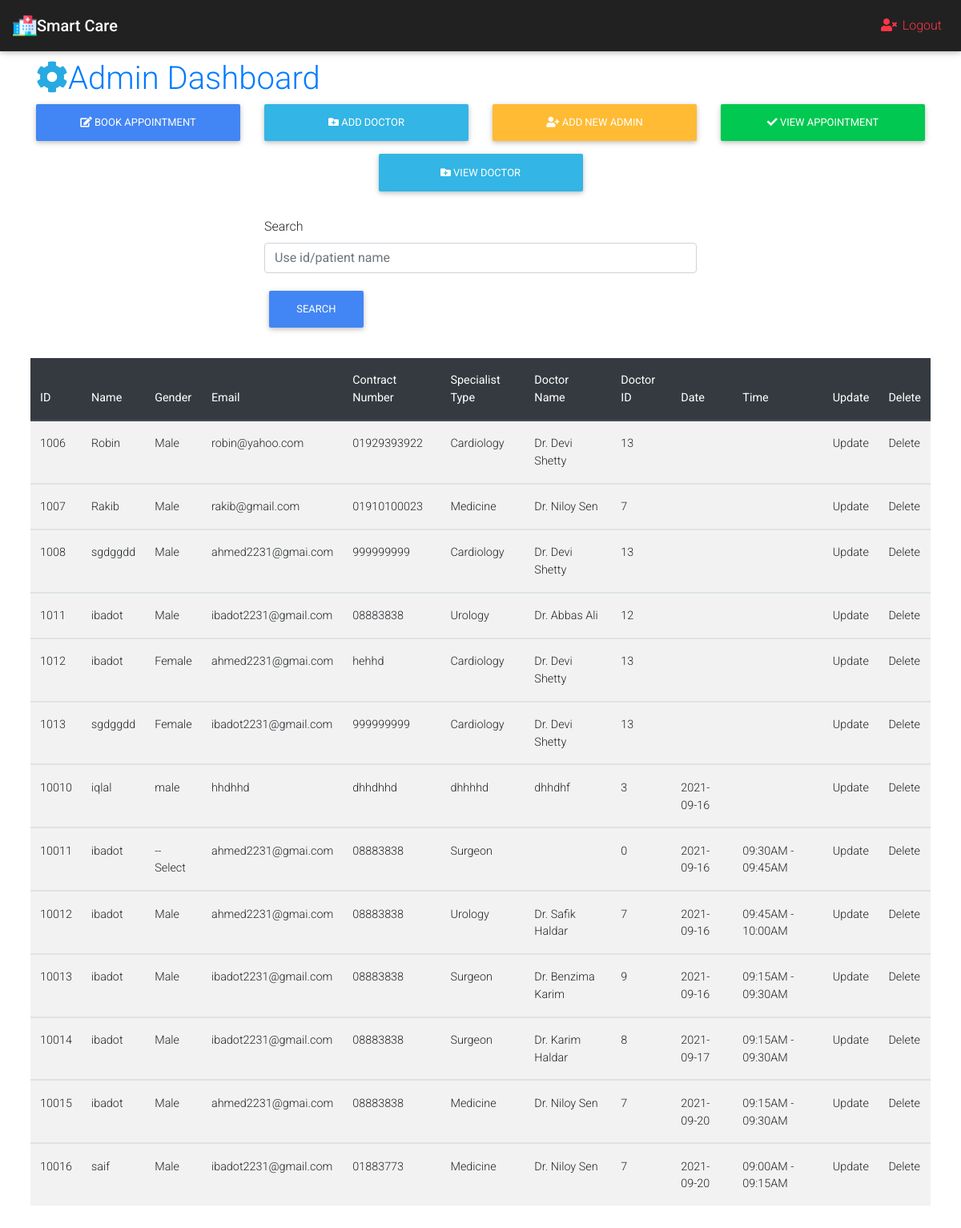
The app's page /view_appointments.php with its own data.
### tables this page shows
CREATE TABLE `patient` (
  `id` int(11) NOT NULL,
  `patient_name` varchar(30) NOT NULL,
  `patient_gender` varchar(20) NOT NULL,
  `patient_email` varchar(30) NOT NULL,
  `patient_mobile` varchar(13) NOT NULL,
  `selected_specialist` varchar(30) NOT NULL,
  `selected_doctor` varchar(30) NOT NULL,
  `doc_id` int(13) NOT NULL,
  `status` varchar(20) NOT NULL,
  `date` varchar(30) NOT NULL,
  `timeslot` varchar(30) NOT NULL
);

### view_appointments.php (the view, shortened to what this page needs)
<!DOCTYPE html>
<html lang="en">
<head>
</head>
<body>
    <?php require_once "Dashboard.php"; ?>
 <div class="container">
  <div class="row d-flex justify-content-center">
   <div class="col-md-6 col-sm-6 col-xs-12">
    <div>
			<fieldset>
				<form class="" action="view_appointments.php" method="GET">
        <div class="form-group ">
      <label class="control-label " for="confirmpassword">
       Search
      </label>
      <input class="form-control" id="search" name="Search" placeholder="Use id/patient name" type="text"/>
     </div>
     <div class="form-group">
      <div>
       <button class="btn btn-primary " name="SearchButton" type="submit">
        Search
       </button>
      </div>
				</form>
			</fieldset>
		</div>
   </div>
  </div>
 </div>
<section class="container py-2 mb-4">
      <div class="row">
        <div class="col-lg-12 p-2">
          <table class="table table-striped table-hover">
            <thead class="thead-dark">
            <tr>
              <th>ID</th>
              <th>Name</th>
              <th>Gender</th>
              <th>Email</th>
              <th>Contract Number</th>
              <th>Specialist Type</th>
              <th>Doctor Name</th>
              <th>Doctor ID</th>
              <th>Date</th>
              <th>Time</th>
              <th>Update</th>
              <th>Delete</th>
            </tr>
            </thead>
<?php
$sql ="SELECT * FROM patient" ;
$acc=$ConnectingDB->query($sql);
while($row=$acc->fetch())
{
  $Id=$row['id'];
  $name=$row['patient_name'];
  $gender=$row['patient_gender'];
  $email=$row['patient_email'];
  $mobile=$row['patient_mobile'];
  $select_spl=$row['selected_specialist'];
  $select_doc=$row['selected_doctor'];
  $doc_id=$row['doc_id'];
  $Date=$row['date'];
  $timeslot = $row['timeslot'];
 ?>
<tbody>
              <tr>
                        <td><?php echo $Id ; ?></td>
						<td><?php echo $name; ?></td>
						<td><?php echo $gender; ?></td>
						<td><?php echo $email; ?></td>
						<td><?php echo  $mobile; ?></td>
						<td><?php echo $select_spl ;?></td>
                        <td><?php echo $select_doc;?></td>
                        <td><?php echo $doc_id;?></td>
                        <td><?php echo  $Date;?></td>
                        <td><?php echo  $timeslot;?></td>
                        <td><a href="book - update.php?id=<?php echo $Id ?>">Update</a></td>
                        <td><a href="book_delete.php?id=<?php echo $Id ?>">Delete</a></td>
              </tr>
              </tbody>
        <?php } ?>
          </table>
        </div>
      </div>
    </section>

### records on screen
patient: id "1006", patient_name "Robin", patient_gender "Male", patient_email "robin@yahoo.com", patient_mobile "01929393922", selected_specialist "Cardiology", selected_doctor "Dr. Devi Shetty", doc "13"
patient: id "1007", patient_name "Rakib", patient_gender "Male", patient_email "rakib@gmail.com", patient_mobile "01910100023", selected_specialist "Medicine", selected_doctor "Dr. Niloy Sen", doc "7"
patient: id "1008", patient_name "sgdggdd", patient_gender "Male", patient_email "ahmed2231@gmai.com", patient_mobile "999999999", selected_specialist "Cardiology", selected_doctor "Dr. Devi Shetty", doc "13"
patient: id "1011", patient_name "ibadot", patient_gender "Male", patient_email "ibadot2231@gmail.com", patient_mobile "08883838", selected_specialist "Urology", selected_doctor "Dr. Abbas Ali", doc "12"
patient: id "1012", patient_name "ibadot", patient_gender "Female", patient_email "ahmed2231@gmai.com", patient_mobile "hehhd", selected_specialist "Cardiology", selected_doctor "Dr. Devi Shetty", doc "13"
patient: id "1013", patient_name "sgdggdd", patient_gender "Female", patient_email "ibadot2231@gmail.com", patient_mobile "999999999", selected_specialist "Cardiology", selected_doctor "Dr. Devi Shetty", doc "13"
patient: id "10010", patient_name "iqlal", patient_gender "male", patient_email "hhdhhd", patient_mobile "dhhdhhd", selected_specialist "dhhhhd", selected_doctor "dhhdhf", doc "3", date "2021-09-16"
patient: id "10011", patient_name "ibadot", patient_gender "--Select", patient_email "ahmed2231@gmai.com", patient_mobile "08883838", selected_specialist "Surgeon", doc "0", date "2021-09-16", timeslot "09:30AM - 09:45AM"
patient: id "10012", patient_name "ibadot", patient_gender "Male", patient_email "ahmed2231@gmai.com", patient_mobile "08883838", selected_specialist "Urology", selected_doctor "Dr. Safik Haldar", doc "7", date "2021-09-16", timeslot "09:45AM - 10:00AM"
patient: id "10013", patient_name "ibadot", patient_gender "Male", patient_email "ibadot2231@gmail.com", patient_mobile "08883838", selected_specialist "Surgeon", selected_doctor "Dr. Benzima Karim", doc "9", date "2021-09-16", timeslot "09:15AM - 09:30AM"
patient: id "10014", patient_name "ibadot", patient_gender "Male", patient_email "ibadot2231@gmail.com", patient_mobile "08883838", selected_specialist "Surgeon", selected_doctor "Dr. Karim Haldar", doc "8", date "2021-09-17", timeslot "09:15AM - 09:30AM"
patient: id "10015", patient_name "ibadot", patient_gender "Male", patient_email "ahmed2231@gmai.com", patient_mobile "08883838", selected_specialist "Medicine", selected_doctor "Dr. Niloy Sen", doc "7", date "2021-09-20", timeslot "09:15AM - 09:30AM"
patient: id "10016", patient_name "saif", patient_gender "Male", patient_email "ibadot2231@gmail.com", patient_mobile "01883773", selected_specialist "Medicine", selected_doctor "Dr. Niloy Sen", doc "7", date "2021-09-20", timeslot "09:00AM - 09:15AM"
